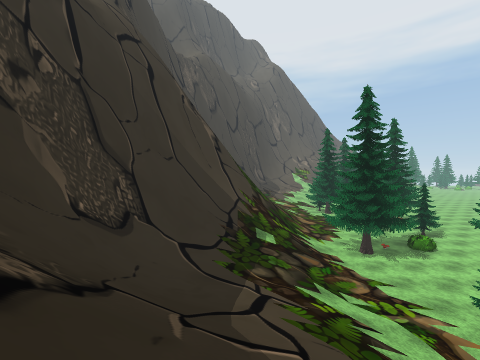
View 1 (above)

23 first-person views from a walk through a scene from a Unity 3-D project. The camera is 1.4 m above the floor, tilts 2° down and sees 90° across. The floor is counted in squares, 2 m on a side. Each view is taken from the middle of a square. On the plan, view 1 faces up. The plan holds only what a view shows up to about 9 squares ahead; the rest is blank. The place goes on beyond the plan. The player is left out. Some surface patterns are stand-ins.

View 2
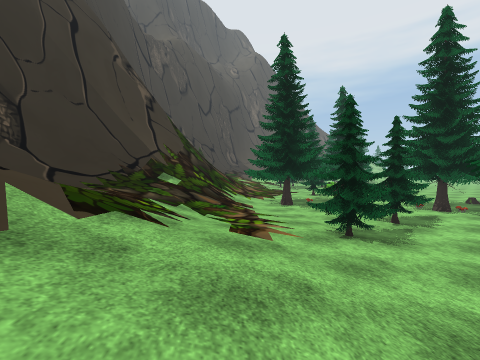

View 3
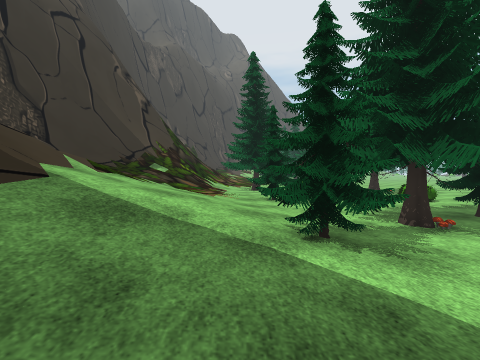

View 4
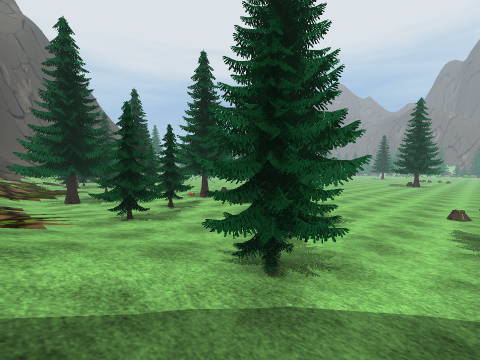

View 5
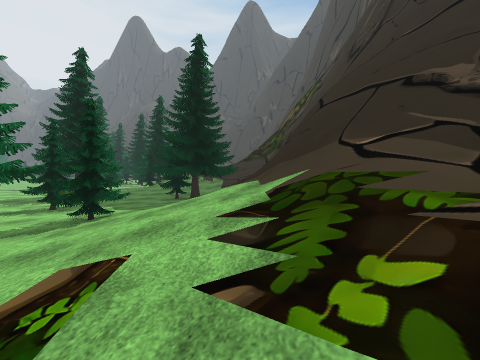

View 6
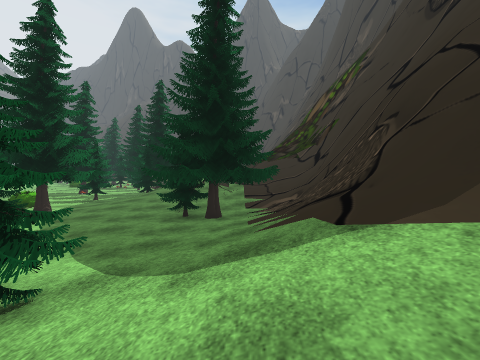

View 7
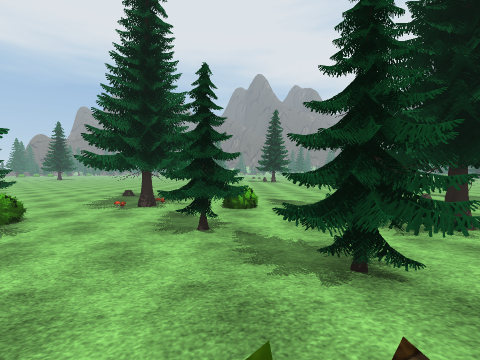

View 8
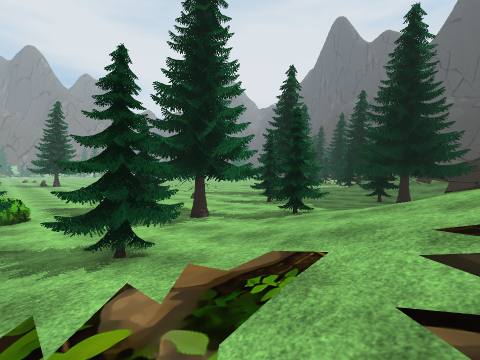

View 9
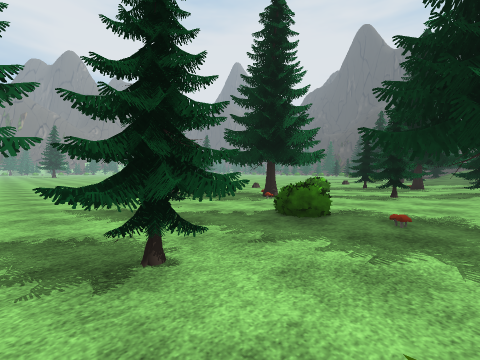

View 10
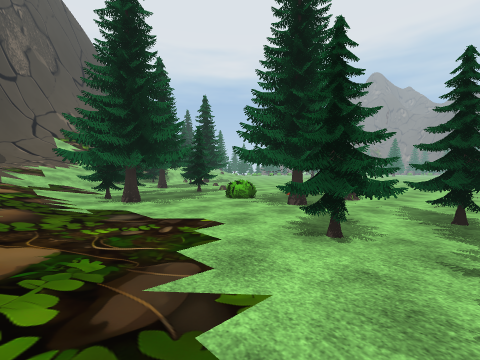

View 11
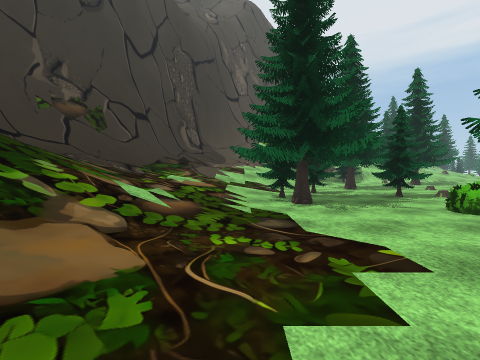

View 12
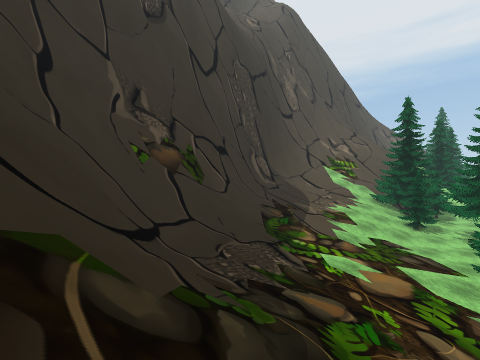

View 13
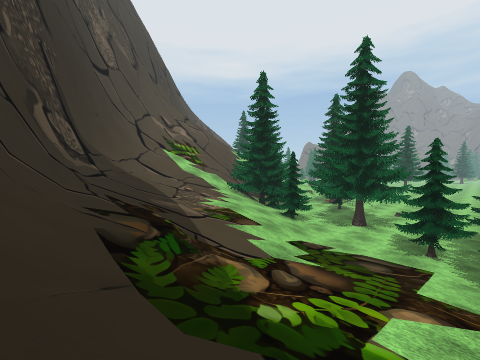

View 14
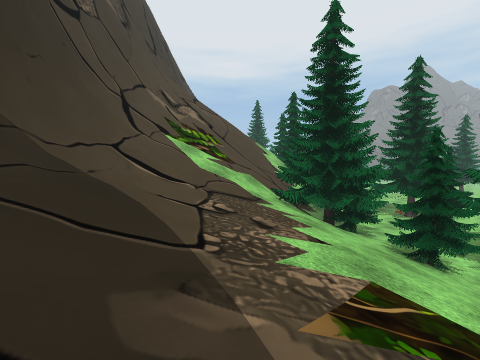

View 15
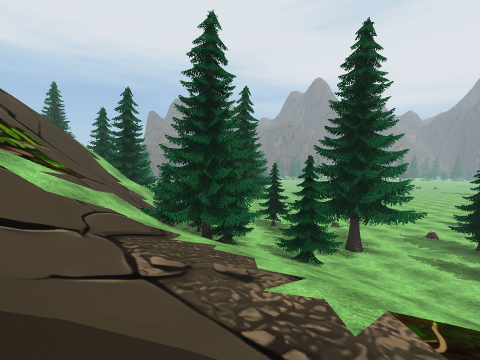

View 16
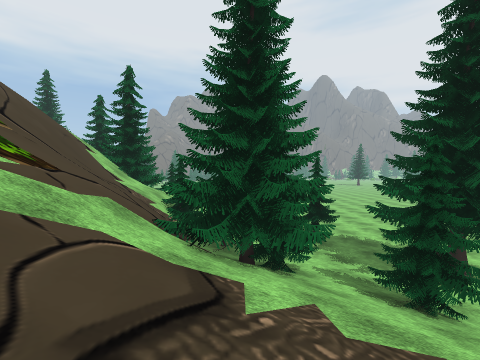

View 17
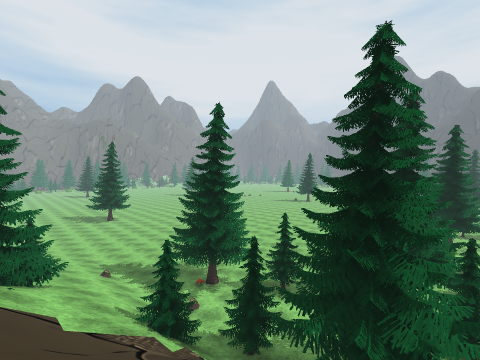

View 18
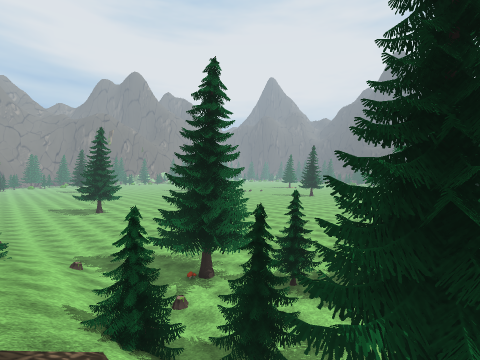

View 19
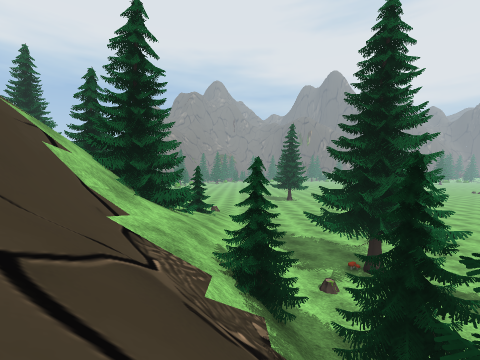

View 20
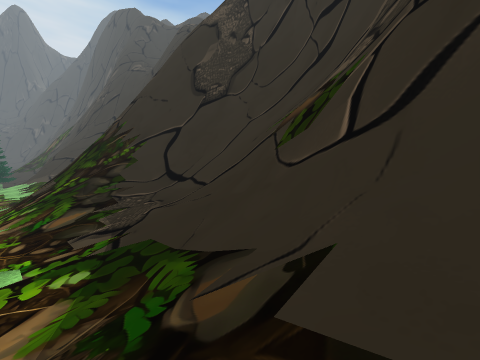

View 21
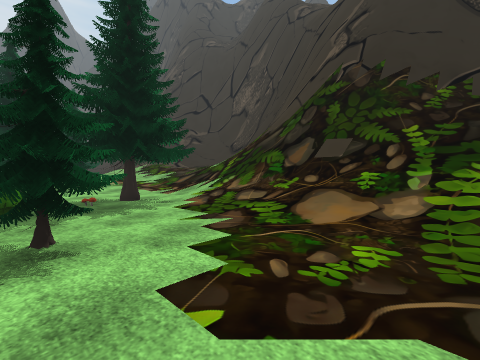

View 22
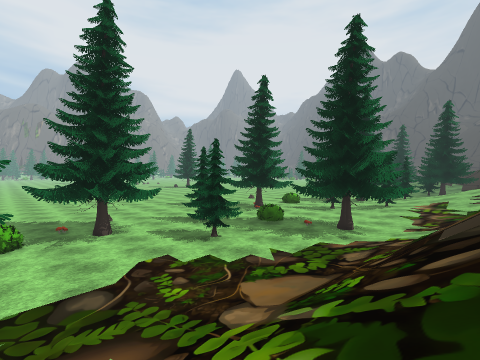

View 23
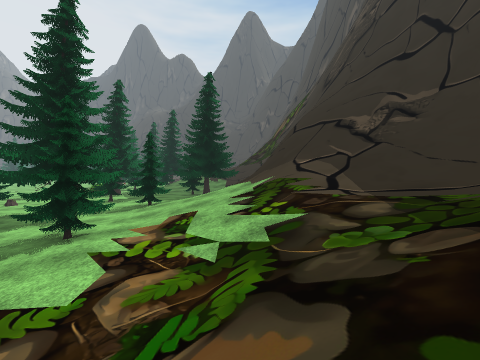

### Floor plan
Key: @ floor where view 1 was taken; # wall or solid block; . floor; / step, stairs or slope; = window, fence, low wall or low ledge; v drop or lower ground; T thing the floor can be seen under or through; B bush; O other object.
Columns run from 4 left of view 1 to 21 right of it. Each row starts with its distance up from view 1.
 31          ###//vvv/##
 30         ##=///===/###O
 29        ##//////// ##/O////
 28        ##///////OO////////
 27       ##////###OOO ////..
 26      ##/////###OO   ....
 25      #//////###   ## ..
 24      #//////O##=O#   ..
 23     ##//////O#  OO....
 22    ###////// ## .....
 21  ####//////.    ...
 20  #/==//////OO  ....
 19  #////////##OOO...
 18  #/////// ## OO..
 17  #=#///// ##.. ..
 16  ###//////   B ....
 15    #/////...   ....
 14    #=////..     ..
 13    ##////..O    .....
 12    ###///.OOOO.......
 11    ###///...OO.......
 10    ##///   B.....
  9   ##///    BT  ..
  8   #////      T
  7  ##/////.    T
  6  #=//////.OO.
  5  #//////.OOO.B..
  4 ##//////OO........
  3 ##///////#.##O....
  2 #=///////###OO....
  1 ##///////### ......
  0 ##//@///OO#  .......
 -1  #//#=////.O........
 -2  #//##/ ./.OO. ..
 -3  #=v######..
 -4  ##v######.
 -5  #####/## . ##
 -6     #//////   BB

Where each view was taken, in squares from view 1:
view 1: 0 up, 0 right, facing up
view 2: 0 up, 3 right, facing up
view 3: 2 down, 4 right, facing up
view 4: 1 down, 3 right, facing up-right
view 5: 5 up, 2 right, facing down
view 6: 2 up, 3 right, facing down
view 7: 5 up, 3 right, facing right
view 8: 5 up, 2 right, facing down-right
view 9: 13 up, 5 right, facing down-right
view 10: 11 up, 4 right, facing up-right
view 11: 12 up, 5 right, facing up
view 12: 14 up, 1 right, facing up
view 13: 19 up, 1 right, facing up-right
view 14: 23 up, 3 right, facing up-right
view 15: 25 up, 3 right, facing right
view 16: 26 up, 5 right, facing right
view 17: 30 up, 8 right, facing down-right
view 18: 29 up, 9 right, facing down-right
view 19: 28 up, 9 right, facing right
view 20: 23 up, 3 right, facing down-left
view 21: 15 up, 7 right, facing down-left
view 22: 16 up, 2 right, facing down-right
view 23: 8 up, 2 right, facing down
